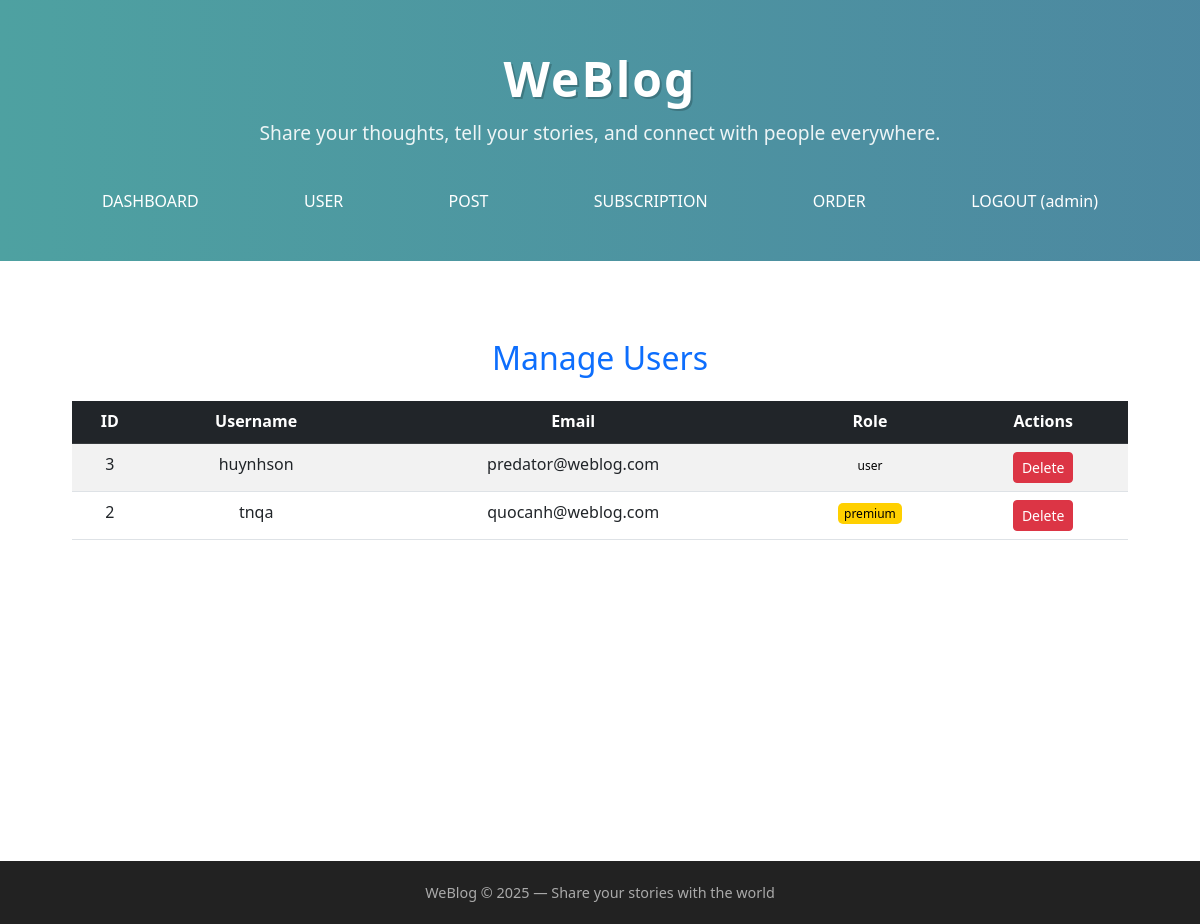
/admin/users.php (signed in), run on an earlier commit of the app's database.
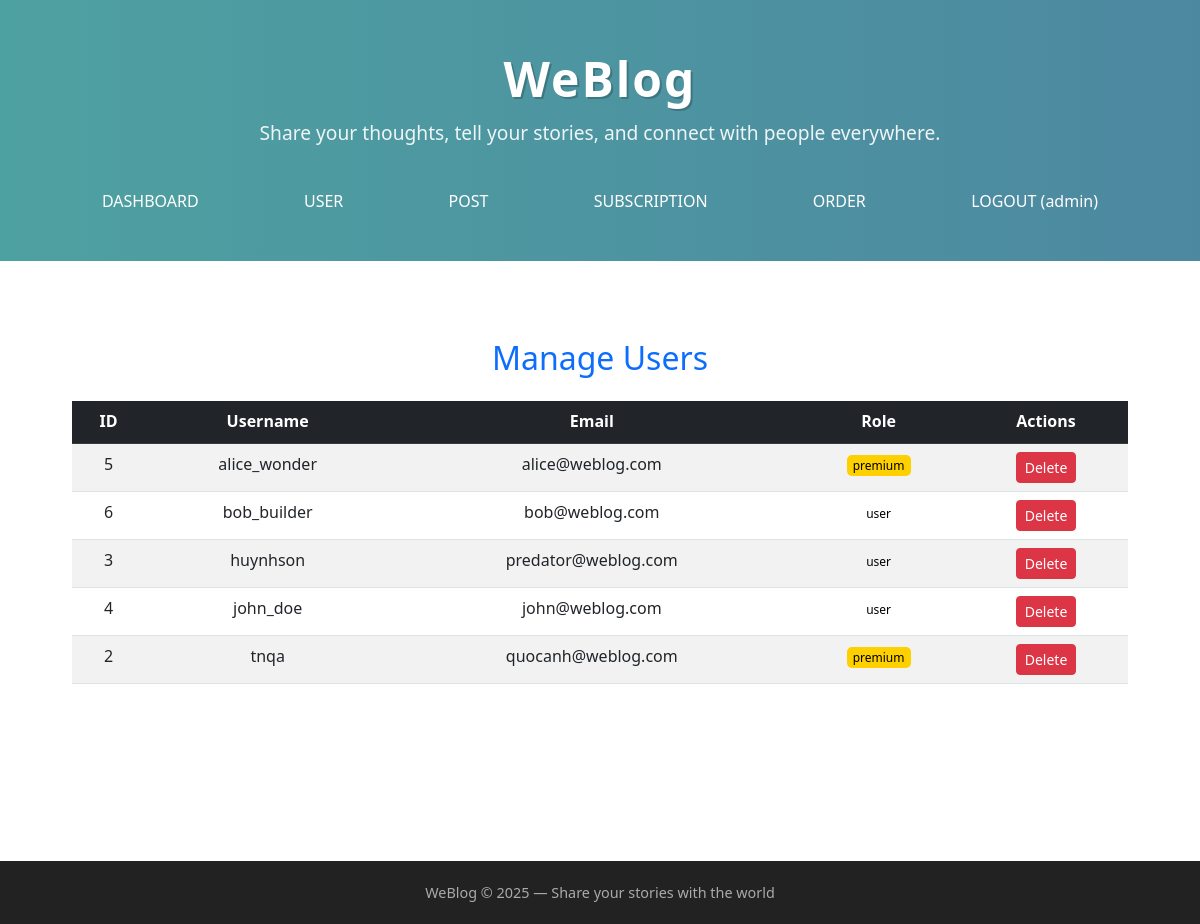
And on a later commit of the database.
### tables this page shows
CREATE TABLE users (
  id INT AUTO_INCREMENT PRIMARY KEY,
  username VARCHAR(50) UNIQUE,
  password VARCHAR(100),
  email VARCHAR(100) UNIQUE,
  role_id INT,
  bio TEXT,
  avatar_path VARCHAR(255), 
  created_at DATETIME DEFAULT CURRENT_TIMESTAMP,
  FOREIGN KEY (role_id) REFERENCES roles(id) ON DELETE SET NULL
);

CREATE TABLE roles (
  id INT AUTO_INCREMENT PRIMARY KEY,
  name VARCHAR(50) UNIQUE NOT NULL
);

### admin/users.php (the view, shortened to what this page needs)
<?php
include '../includes/header.php';
$current_user = $_SESSION['username'];
$sql = "SELECT users.id, users.username, users.email, roles.name
        FROM users
        JOIN roles ON users.role_id = roles.id
        WHERE users.username != ?
        ORDER BY users.username ASC";
$stmt = $conn->prepare($sql);
$stmt->bind_param("s", $current_user);
$stmt->execute();
$result = $stmt->get_result();
?>
<link rel="stylesheet" href="https://cdn.jsdelivr.net/npm/bootstrap@5.3.0/dist/css/bootstrap.min.css">
<link rel="stylesheet" href="../assets/css/style.css">
<link rel="stylesheet" href="../assets/css/admin.css">
<div class="container mt-5">
    <h2 class="text-center text-primary mb-4">Manage Users</h2>
    <div class="table-responsive">
        <table class="table table-striped table-hover">
            <thead class="table-dark">
                <tr>
                    <th>ID</th>
                    <th>Username</th>
                    <th>Email</th>
                    <th>Role</th>
                    <th>Actions</th>
                </tr>
            </thead>
            <tbody>
                <?php while ($row = $result->fetch_assoc()) { ?>
                    <tr>
                        <td><?php echo htmlspecialchars($row['id']); ?></td>
                        <td><?php echo htmlspecialchars($row['username']); ?></td>
                        <td><?php echo htmlspecialchars($row['email']); ?></td>
                        <td>
                            <span class="<?php echo htmlspecialchars($row['name']); ?>">
                                <?php echo htmlspecialchars($row['name']); ?>
                            </span>
                        </td>
                        <td>
                            <a href="delete_user.php?id=<?php echo urlencode($row['id']); ?>"
                               class="btn btn-danger btn-sm"
                               onclick="return confirm('Are you sure?');">Delete</a>
                        </td>
                    </tr>
                <?php } ?>
            </tbody>
        </table>
    </div>
</div>
<?php include '../includes/footer.php'; ?>

### includes/header.php (shortened to what this page needs)
<!DOCTYPE html>
<html lang="en">
<head>
    <link rel="stylesheet" href="assets/css/style.css">
    <link rel="stylesheet" href="https://cdnjs.cloudflare.com/ajax/libs/font-awesome/6.5.1/css/all.min.css">
</head>
<body>
    <header class="header">
        <div class="container header-content">
            <h1 class="logo">WeBlog</h1>
            <p class="subtitle">Share your thoughts, tell your stories, and connect with people everywhere.</p>
            <nav class="navbar">
                <?php
                if (isset($_SESSION['user_id'])):
                    $role = $_SESSION['role'] ?? 'user';
                ?>
                    <?php if ($role === 'admin'): ?>
                        <a href="<?php echo BASE_URL; ?>/admin/index.php">DASHBOARD</a>
                        <a href="<?php echo BASE_URL; ?>/admin/users.php">USER</a>
                        <a href="<?php echo BASE_URL; ?>/admin/posts.php">POST</a>
                        <a href="<?php echo BASE_URL; ?>/admin/subscriptions.php">SUBSCRIPTION</a>
                        <a href="<?php echo BASE_URL; ?>/admin/orders.php">ORDER</a>
                    <?php else: ?>
                        <a href="<?php echo BASE_URL; ?>/dashboard.php">DASHBOARD</a>
                    <?php endif; ?>
                    <a href="<?php echo BASE_URL; ?>/auth/logout.php">LOGOUT (<?php echo $_SESSION['username']; ?>)</a>
                <?php else: ?>
                    <a href="<?php echo BASE_URL; ?>/auth/login.php">LOGIN</a>
                <?php endif; ?>
            </nav>
        </div>
    </header>
    <main class="content">

### includes/footer.php
</main>
<footer class="footer">
    <div class="container">
        <p>WeBlog &copy; <?php echo date("Y"); ?> — Share your stories with the world</p>
    </div>
</footer>
</body>
</html>

### assets/css/style.css (style rules this page uses)
* { margin: 0; padding: 0; box-sizing: border-box; }
body { font-family: 'Segoe UI', Tahoma, Geneva, Verdana, sans-serif; line-height: 1.6; }
.container { width: 90%; max-width: 1100px; margin: auto; text-align: center; }
.header { background: linear-gradient(270deg, #a94e3b, #c97348, #4a5fa0, #4ea1a1); background-size: 800% 800%; animation: gradientMove 10s ease infinite; color: #fff; padding: 50px 0 30px 0; }
.logo { font-size: 3rem; font-weight: 700; letter-spacing: 2px; text-shadow: 2px 2px rgba(0, 0, 0, 0.2); }
.subtitle { margin-top: 10px; font-size: 1.2rem; color: rgba(255, 255, 255, 0.9); font-weight: 300; }
.navbar { margin-top: 25px; }
.navbar a { display: inline-block; color: #fff; text-decoration: none; margin: 0 15px; padding: 8px 15px; font-weight: 500; border-radius: 20px; transition: all 0.3s ease; }
.content { padding: 30px 0; min-height: 75vh; background-color: #ffffff; }
.footer { background: #222; color: #aaa; padding: 20px 0; font-size: 0.9rem; }
.footer p { margin: 0; }

### assets/css/admin.css (style rules this page uses)
.premium { background: #ffd000; color: #000; padding: 2px 6px; border-radius: 5px; font-size: 12px; }
.user { color: #000; padding: 2px 6px; border-radius: 5px; font-size: 12px; }

What changed in the data, as far as the page shows it:
added users: id "5", username "alice_wonder", email "alice@weblog.com", role.name "premium"
added users: id "6", username "bob_builder", email "bob@weblog.com", role.name "user"
added users: id "4", username "john_doe", email "john@weblog.com", role.name "user"
